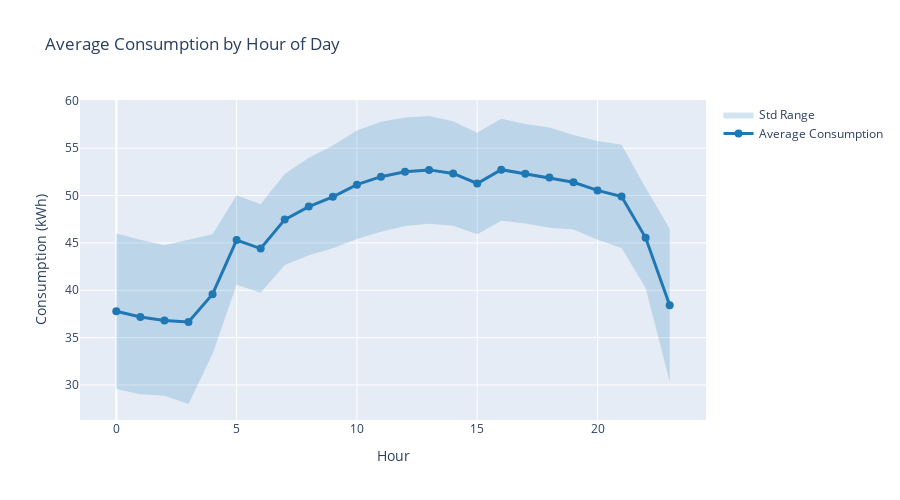

The notebook cell this image was saved under:
### Code cell
# Hourly patterns
hourly_avg = df_merged.groupby('hour')['consumption'].agg(['mean', 'std'])

fig = go.Figure()

fig.add_trace(go.Scatter(
    x=hourly_avg.index,
    y=hourly_avg['mean'],
    mode='lines+markers',
    name='Average Consumption',
    line=dict(color='#1f77b4', width=3),
    marker=dict(size=8)
))

fig.add_trace(go.Scatter(
    x=hourly_avg.index,
    y=hourly_avg['mean'] + hourly_avg['std'],
    mode='lines',
    name='Upper Std',
    line=dict(width=0),
    showlegend=False
))

fig.add_trace(go.Scatter(
    x=hourly_avg.index,
    y=hourly_avg['mean'] - hourly_avg['std'],
    mode='lines',
    name='Std Range',
    fill='tonexty',
    line=dict(width=0),
    fillcolor='rgba(31, 119, 180, 0.2)'
))

fig.update_layout(
    title='Average Consumption by Hour of Day',
    xaxis_title='Hour',
    yaxis_title='Consumption (kWh)',
    height=500
)

fig.show()

### Figure 1 — Plotly figure (JSON) as saved in the notebook; plotly's stock layout.template omitted (floating-point values rounded to 4 significant figures)
{"data": [{"line": {"color": "#1f77b4", "width": 3}, "marker": {"size": 8}, "mode": "lines+markers", "name": "Average Consumption", "type": "scatter", "x": [0, 1, 2, 3, 4, 5, 6, 7, 8, 9, 10, 11, 12, 13, 14, 15, 16, 17, 18, 19, 20, 21, 22, 23], "y": [37.79, 37.17, 36.81, 36.65, 39.59, 45.31, 44.4, 47.46, 48.84, 49.87, 51.15, 51.99, 52.52, 52.71, 52.33, 51.28, 52.73, 52.29, 51.9, 51.41, 50.55, 49.91, 45.53, 38.42]}, {"line": {"width": 0}, "mode": "lines", "name": "Upper Std", "showlegend": false, "type": "scatter", "x": [0, 1, 2, 3, 4, 5, 6, 7, 8, 9, 10, 11, 12, 13, 14, 15, 16, 17, 18, 19, 20, 21, 22, 23], "y": [45.99, 45.32, 44.75, 45.3, 45.91, 50.03, 49.08, 52.27, 53.98, 55.29, 56.88, 57.8, 58.24, 58.4, 57.85, 56.63, 58.12, 57.55, 57.18, 56.39, 55.77, 55.36, 50.83, 46.5]}, {"fill": "tonexty", "fillcolor": "rgba(31, 119, 180, 0.2)", "line": {"width": 0}, "mode": "lines", "name": "Std Range", "type": "scatter", "x": [0, 1, 2, 3, 4, 5, 6, 7, 8, 9, 10, 11, 12, 13, 14, 15, 16, 17, 18, 19, 20, 21, 22, 23], "y": [29.59, 29.03, 28.87, 27.99, 33.26, 40.58, 39.73, 42.66, 43.69, 44.44, 45.41, 46.18, 46.8, 47.02, 46.82, 45.92, 47.34, 47.04, 46.61, 46.42, 45.32, 44.46, 40.24, 30.34]}], "layout": {"height": 500, "title": {"text": "Average Consumption by Hour of Day"}, "xaxis": {"title": {"text": "Hour"}}, "yaxis": {"title": {"text": "Consumption (kWh)"}}}}
